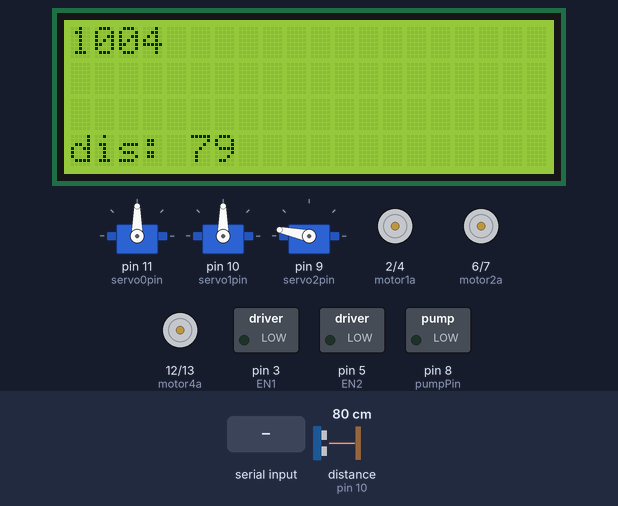
Bench run of a sketch on a simulated Arduino Uno, built with avr-gcc and run on an emulated ATmega328P. Shown: 20×4 character LCD, 3 × servo, motor-driver pin pairs drawn as motors (green arrow = first pin HIGH = forward, orange = second pin HIGH = backward, longer = more drive), switched loads named in the sketch (green lamp = pin HIGH). The test bench sets the inputs (shaded band); at power-on: distance to the obstacle (sensor on pin 10) 80 cm. The echo pulse lasts 58.3 µs per cm; pins used as bus, display or sensor lines are not drawn; what the sketch prints to the serial monitor is not drawn.

Above: at 1.2 s.
1.3 s: "90,45,200\n" received over Serial
At 1.49 s:
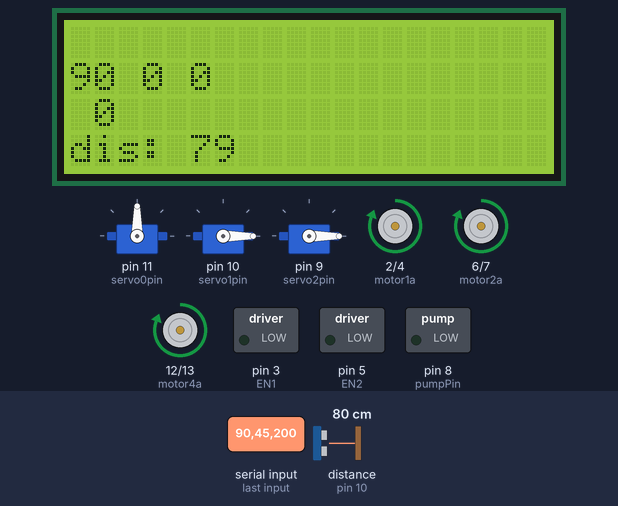
3.7 s: "30,150,10\n" received over Serial
At 3.99 s:
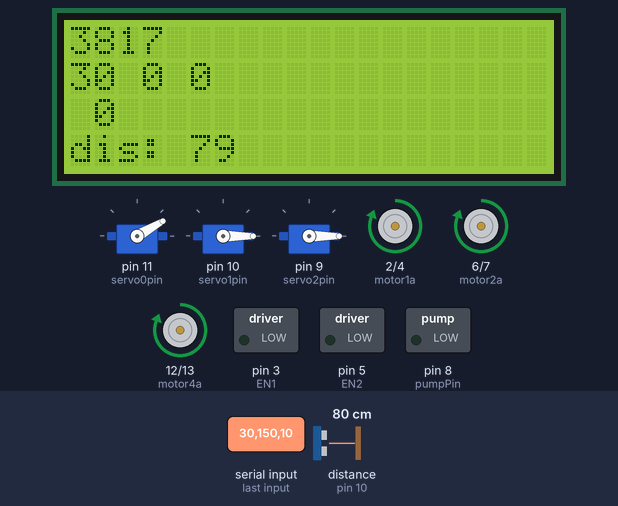
6.2 s: "1,90\n" received over Serial
At 6.48 s:
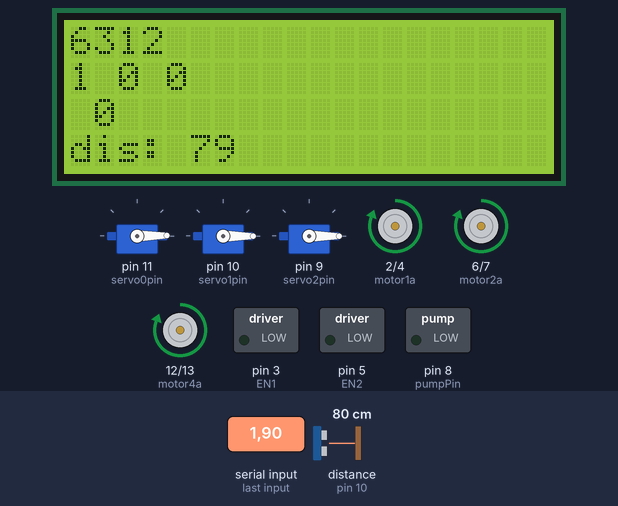
8.7 s: "200\n" received over Serial
At 8.98 s:
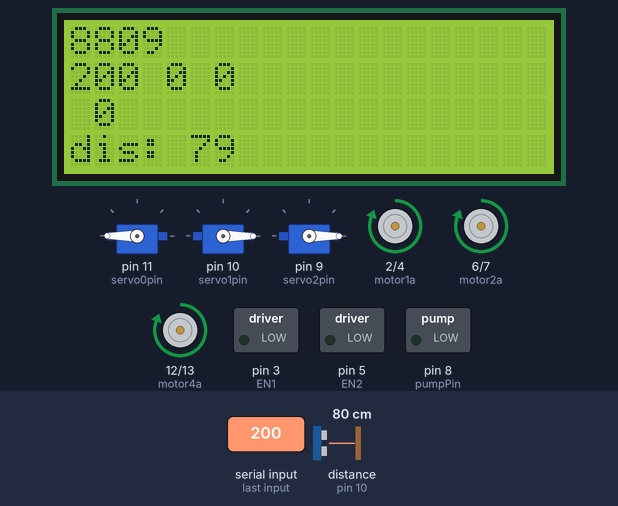
11.2 s: distance to the obstacle (sensor on pin 10) set to 2 cm
At 11.45 s:
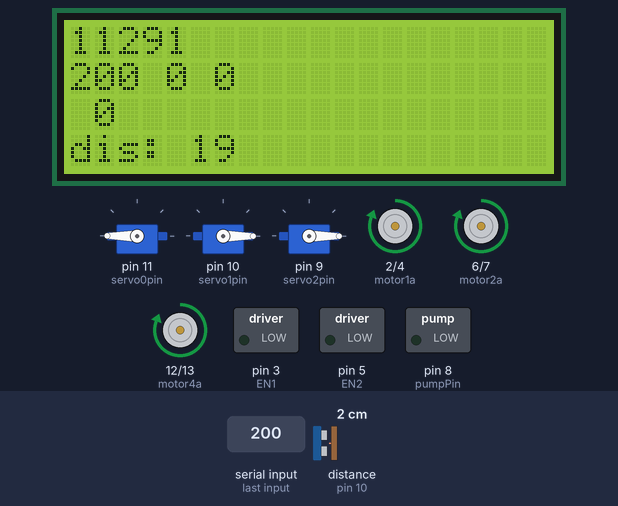
12.8 s: distance to the obstacle (sensor on pin 10) set to 4 cm
At 12.96 s:
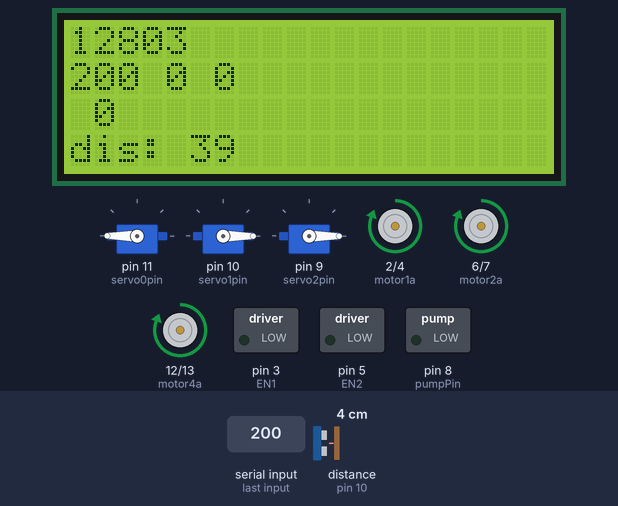
Timing chart, 0 to 15.3 s (numbered marks = the images above; inputs shaded):
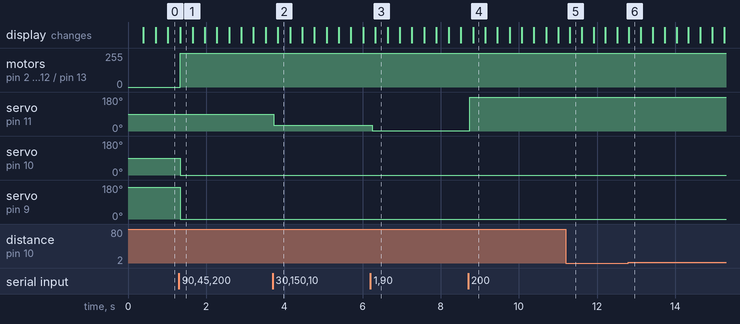

Measured:
- after the input at 1.3 s, motor on pin 2 (motor1a) / pin 4 (motor1b), motor on pin 6 (motor2a) / pin 7 (motor2b), motor on pin 12 (motor4a) / pin 13 (motor4b): stopped → forward 255/255 at once; servo on pin 10 (servo1pin): 90° → 0° at once; servo on pin 9 (servo2pin): 168° → 0° at once
- after the input at 3.7 s, servo on pin 11 (servo0pin): 90° → 30° at once
- after the input at 6.2 s, servo on pin 11 (servo0pin): 30° → 1° at once
- after the input at 8.7 s, servo on pin 11 (servo0pin): 1° → 180° at once

The sketch:

mecha_v2.ino
```cpp
#include <Servo.h>
#include <Wire.h>
#include <LiquidCrystal_I2C.h>

LiquidCrystal_I2C lcd(0x27, 20, 4);


// config servo
const int servo0pin = 11;
const int servo1pin = 10;
const int servo2pin = 9;

// config pump
const int pumpPin = 8;

// config motor
const int EN1 = 3;
const int motor1a = 2;
const int motor1b = 4;

const int EN2 = 5;
const int motor2a = 6;
const int motor2b = 7;

const int EN3 = 8;
const int motor3a = 9;
const int motor3b = 10;

const int EN4 = 11;
const int motor4a = 12;
const int motor4b = 13;

int motor1direction = 0;
int motor2direction = 0;
int motor3direction = 0;
int motor4direction = 0;
int motor1speed = 0;
int motor2speed = 0;
int motor3speed = 0;
int motor4speed = 0;

// config hc-sr04, diganti dengan pin sensor jarak
const int triggerPin = 9;
const int echoPin = 10;

Servo servo0;
Servo servo1;
Servo servo2;
Servo servo3;
Servo servo4;

int servo0angle = 90;
int servo1angle = 90;
int servo2angle = 168;

int servo0angleOFF = 90;
int servo1angleOFF = 90;
int servo2angleOFF = 168;

String direction = "";
int speed = 0;

int pick = 0;
int pumpValue = 0;

String data;

long duration;
int distance;

void setup() {
  Serial.begin(115200);

  lcd.begin();
  lcd.backlight();
  lcd.clear();

  pinMode(servo0pin, OUTPUT);
  pinMode(servo1pin, OUTPUT);
  pinMode(servo2pin, OUTPUT);

  pinMode(EN1, OUTPUT);
  pinMode(motor1a, OUTPUT);
  pinMode(motor1b, OUTPUT);

  pinMode(EN2, OUTPUT);
  pinMode(motor2a, OUTPUT);
  pinMode(motor2b, OUTPUT);

  pinMode(EN3, OUTPUT);
  pinMode(motor3a, OUTPUT);
  pinMode(motor3b, OUTPUT);

  pinMode(EN4, OUTPUT);
  pinMode(motor4a, OUTPUT);
  pinMode(motor4b, OUTPUT);

  pinMode(triggerPin, OUTPUT);
  pinMode(echoPin, INPUT);

  servo0.attach(servo0pin);
  servo1.attach(servo1pin);
  servo2.attach(servo2pin);

  servo0.write(servo0angleOFF);
  servo1.write(servo1angleOFF);
  servo2.write(servo2angleOFF);

  pinMode(pumpPin, OUTPUT);
}

void loop() {
  lcd.setCursor(0, 0);
  lcd.print(millis());

  digitalWrite(triggerPin, LOW);
  delayMicroseconds(2);

  digitalWrite(triggerPin, HIGH);
  delayMicroseconds(10);
  digitalWrite(triggerPin, LOW);

  duration = pulseIn(echoPin, HIGH);
  distance = duration * 0.034 / 2;

  Serial.println(distance);

  lcd.setCursor(0, 3);
  lcd.print("dis: ");
  lcd.setCursor(5, 3);
  lcd.print(distance);

  if (Serial.available() > 0) {
    data = Serial.readStringUntil('\n');

    servo0angle = getValue(data, '.', 0).toInt();
    servo1angle = getValue(data, '.', 1).toInt();
    servo2angle = getValue(data, '.', 2).toInt();
    motor1direction = getValue(data, '.', 3).toInt();
    motor1speed = getValue(data, '.', 4).toInt();
    motor2direction = getValue(data, '.', 5).toInt();
    motor2speed = getValue(data, '.', 6).toInt();
    motor3direction = getValue(data, '.', 7).toInt();
    motor3speed = getValue(data, '.', 8).toInt();
    motor4direction = getValue(data, '.', 9).toInt();
    motor4speed = getValue(data, '.', 10).toInt();
    pick = getValue(data, '.', 11).toInt();

    data = String(servo0angle) + " " + String(servo1angle)+ " " + String(servo2angle);

    lcd.clear();
    lcd.setCursor(0, 1);
    lcd.print(data);

    data = direction + " " + String(speed);
    lcd.setCursor(0, 2);
    lcd.print(data);

    lcd.setCursor(0, 3);
    lcd.print("dis: ");
    lcd.setCursor(5, 3);
    lcd.print(distance);

    analogWrite(EN1, motor1speed);
    if (motor1direction == 1){
      digitalWrite(motor1a, LOW);
      digitalWrite(motor1b, HIGH);
    } else {
      digitalWrite(motor1a, HIGH);
      digitalWrite(motor1b, LOW);
    }

    analogWrite(EN2, motor2speed);
    if (motor2direction == 1){
      digitalWrite(motor2a, LOW);
      digitalWrite(motor2b, HIGH);
    } else {
      digitalWrite(motor2a, HIGH);
      digitalWrite(motor2b, LOW);
    }

    analogWrite(EN3, motor3speed);
    if (motor3direction == 1){
      digitalWrite(motor3a, LOW);
      digitalWrite(motor3b, HIGH);
    } else {
      digitalWrite(motor3a, HIGH);
      digitalWrite(motor3b, LOW);
    }

    analogWrite(EN4, motor4speed);
    if (motor4direction == 1){
      digitalWrite(motor4a, LOW);
      digitalWrite(motor4b, HIGH);
    } else {
      digitalWrite(motor4a, HIGH);
      digitalWrite(motor4b, LOW);
    }

    servo0.write(servo0angle);
    servo1.write(servo1angle);
    servo2.write(servo2angle);
  }
}

String getValue(String data, char separator, int index) {
  int found = 0;
  int strIndex[] = {0, -1};
  int maxIndex = data.length() - 1;
  for (int i = 0; i <= maxIndex && found <= index; i++) {
    if (data.charAt(i) == separator || i == maxIndex) {
      found++;
      strIndex[0] = strIndex[1] + 1;
      strIndex[1] = (i == maxIndex) ? i+1 : i;
    }
  }
  return found > index ? data.substring(strIndex[0], strIndex[1]) : "";
}
```
